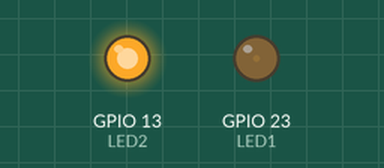
Recording of a sketch running on a simulated ESP32. Parts: output pins drawn as LEDs (lit = HIGH).

Above: at 0.05 s.
At 1.15 s:
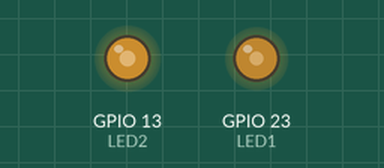
At 2.3 s:
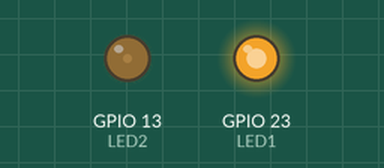
At 4.6 s:
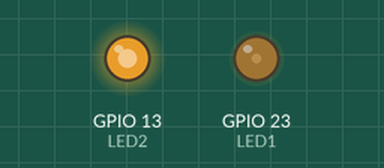
Timing chart, 0 to 6.7 s (numbered marks = the images above):
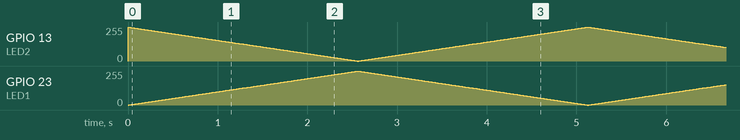

The sketch:

3.1_PWM_Multiples_Salidas.ino
```cpp
/*
 Titulo: PWM para ESP32-Wroom32 para multiples salidas
 Descripción: Programa para el uso de PWM
 en la ESP32 con arduino para varias salidas
 */

// Propiedades para el PWM
const int frecuencia = 5000; // Soporta : 1 a 40000 kHz
const int canal_1 = 0; // Canales disponibles: 0 al 15
const int canal_2 = 1; // Canales disponibles: 0 al 15
const int resolucion = 8; // Resolucion : 1 a 16 bits

// Pines
#define LED1 23
#define LED2 13

void setup() {
  //configuramos el PWM
  ledcSetup(canal_1,frecuencia,resolucion);
  ledcSetup(canal_2,frecuencia,resolucion);

  //Asociamos el canal al GPIO
  ledcAttachPin(LED1,canal_1);
  ledcAttachPin(LED2,canal_2);
}

void loop() {
  //Incrementamos el brillo
  for(int i =0;i<=255;i++){
    ledcWrite(canal_1,i);
    ledcWrite(canal_2,255-i);
    delay(10);
  }
  //Decrementamos el brillo
  for(int i =255;i>=0;i--){
    ledcWrite(canal_1,i);
    ledcWrite(canal_2,255-i);
    delay(10);
  }
}
```
